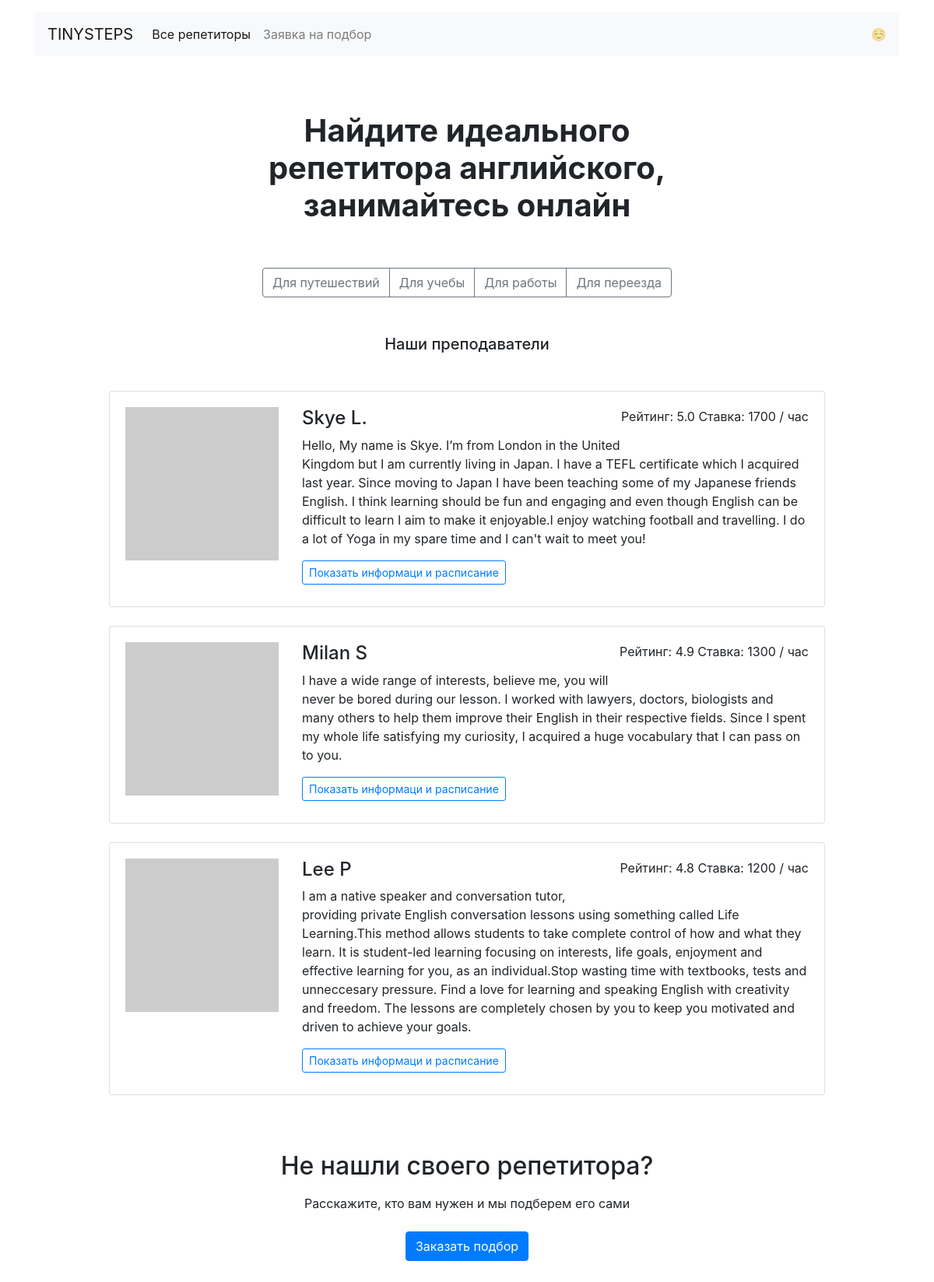
The page / on the database its author committed.
### app.py (models this page shows)
class Tutor(db.Model):
    __tablename__ = "tutors"
    id = db.Column(db.Integer, primary_key=True)
    name = db.Column(db.String(50), nullable=False)
    about = db.Column(db.String(255*4), nullable=False)
    rating = db.Column(db.Float)
    picture = db.Column(db.String(255), nullable=False)
    price = db.Column(db.Integer, nullable=False)
    free = db.Column(db.JSON)
    goals = db.Column(db.JSON)
    booking = db.relationship("Booking", back_populates="tutor")

### app.py (the view)
@app.route("/")
def template_index():
    tutors = []
    for tutor in db.session.query(Tutor).order_by(Tutor.rating.desc()).all():
        tutors.append(get_tutor_dict(tutor))
    return render_template("index.html",
                           goals=goals,
                           tutors=tutors[:3],
                           **params)

### app.py (called while the page is built)
def get_tutor_dict(tutor):
    return {
        'id': tutor.id,
        'name': tutor.name,
        'about': tutor.about,
        'rating': tutor.rating,
        'price': tutor.price,
        'picture': tutor.picture,
        'goals': tutor.goals,
        'free': tutor.free,
    }

### templates/index.html
{% extends 'base.html' %}
{% block main_content %}
  <main class="container mt-3 mb-5">
    <section>
    <h1 class="h1 text-center mx-auto mt-4 py-5"><strong> Найдите идеального <br>репетитора английского, <br>занимайтесь онлайн</strong></h1>
    <div class="text-center mb-5">
      <div class="btn-group mx-auto mb-0" role="group" aria-label="Basic example">
        {% for goal in goals %}
          <a href="{{ url_for('template_goals', goal=goal) }}" class="btn btn-outline-secondary">{{ goals[goal] }}</a>
        {% endfor %}
      </div>
    </div>
    <h2 class="h5 text-center mb-5">Наши преподаватели</h2>
    <div class="row">
      <div class="col-12 col-lg-10 offset-lg-1 m-auto">
        {% for tutor in tutors %}
        <div class="card mb-4">
          <div class="card-body">
            <div class="row">
              <div class="col-3"><img src="{{ tutor['picture'] }}" class="img-fluid" alt=""></div>
              <div class="col-9">
                <p class="float-right">Рейтинг: {{ tutor['rating'] }} Ставка: {{ tutor['price'] }} / час</p>
                <h2 class="h4">{{ tutor['name'] }}</h2>
                <p>{{ tutor['about'] }}</p>
                <a href="{{ url_for('template_profiles', tutor_id=tutor['id']) }}" class="btn btn-outline-primary btn-sm mr-3 mb-2">Показать информаци и расписание</a>
              </div>
            </div>
          </div>
        </div>
        {% endfor %}
      </div>
    </div>
    <h2 class="text-center mt-5 mb-3">Не нашли своего репетитора?</h2>
    <p class="text-center mb-4">Расскажите, кто вам нужен и мы подберем его сами</p>
    <div class="text-center pb-5">
        <a href="{{ url_for('template_request') }}" class="btn btn-primary">Заказать подбор</a>
    </div>
  </main>
{% endblock %}

### templates/base.html (shortened to what this page needs)
<!DOCTYPE html>
<html lang="ru">
<head>
  <link rel="stylesheet" href="https://stackpath.bootstrapcdn.com/bootstrap/4.3.1/css/bootstrap.min.css">
</head>
<body>
  <header class="container mt-3">
    <nav class="navbar navbar-expand-lg navbar-light bg-light">
      <a class="navbar-brand" href="/">TINYSTEPS</a>
      <div class="collapse navbar-collapse" id="navbarNav">
        <ul class="navbar-nav">
          <li class="nav-item active">
            <a class="nav-link" href="/">Все репетиторы</a>
          </li>
          <li class="nav-item">
            <a class="nav-link" href="{{ url_for('template_request') }}">Заявка на подбор</a>
          </li>
        </ul>
      </div>
      <span class="navbar-text d-sm-none d-lg-block">
        ☺️
      </span>
    </nav>
  </header>
    {% block main_content %} {% endblock %}
</body>
</html>

### rows shown on the page
Tutor: rating "5.0", price "1700", name "Skye L.", about "Hello, My name is Skye. I’m from London in the United Kingdom but I am currently living in Japan. I have a TEFL certificate which I acquired last year. Since moving to Japan I have been teaching some of my Japanese friends English. I think learning should be fun and engaging and even though English can be difficult to learn I aim to make it enjoyable.I enjoy watching football and travelling. I do a lot of Yoga in my spare time and I can't wait to meet you!"
Tutor: rating "4.9", price "1300", name "Milan S", about "I have a wide range of interests, believe me, you will never be bored during our lesson. I worked with lawyers, doctors, biologists and many others to help them improve their English in their respective fields. Since I spent my whole life satisfying my curiosity, I acquired a huge vocabulary that I can pass on to you."
Tutor: rating "4.8", price "1200", name "Lee P", about "I am a native speaker and conversation tutor, providing private English conversation lessons using something called Life Learning.This method allows students to take complete control of how and what they learn. It is student-led learning focusing on interests, life goals, enjoyment and effective learning for you, as an individual.Stop wasting time with textbooks, tests and unneccesary pressure. Find a love for learning and speaking English with creativity and freedom. The lessons are completely chosen by you to keep you motivated and driven to achieve your goals."

### other values the page prints
{{ goals[goal] }} "Для путешествий" "Для учебы" "Для работы" "Для переезда"
